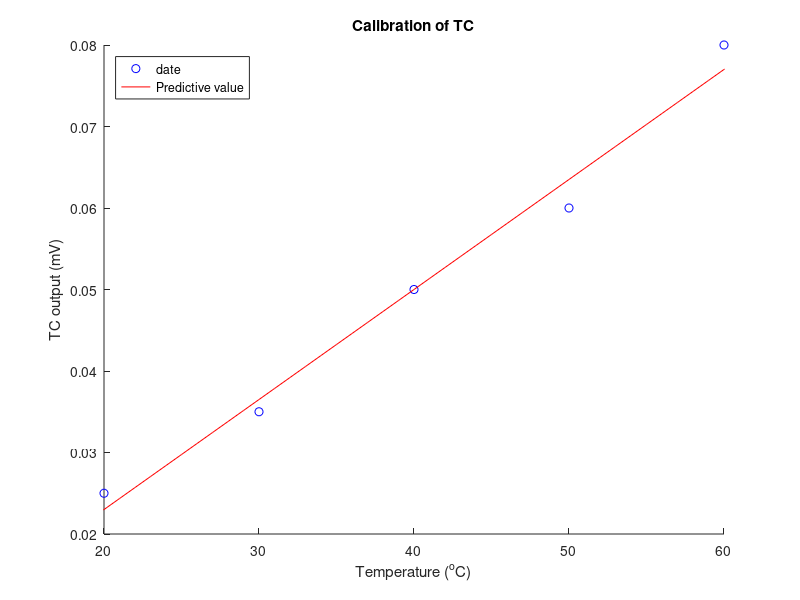

The MATLAB source for this figure:
% marks = [80 81 81 84 88 92 92 94 96 97];
% boxplot(marks);
% prctile(marks,[25 50 75])

%Skewness
%left skewed mean<median<mode
%right-skewed mode<median<mode
%symmetric mean = mode = median
% X = randn([10 3])*3;
% X(X(:,1)<0,1)= 0;
% X(X(:,3)>0,3) = 0;
% boxplot(X,{'Right-skewed','Symmetric','Left-skewed'});
% y = skewness(X)
% 
% %Kurtosis峰度
% %t-test
% load stockreturns;
% x1 = stocks(:,3);
% x2 = stocks(:,10);
% boxplot([x1,x2],{'3','10'});
% [h,p] = ttest2(x1,x2)

%Simple Linear Regression
%polynomial curve fitting
% x = [-1.2 -0.5 0.3 0.9 1.8 2.6 3.0 3.5];
% y = [-15.6 -8.5 2.2 4.5 6.6 8.2 8.9 10.0];
% fit = polyfit(x,y,1);
% xfit = [x(1):0.1:x(end)];
% yfit = fit(1)*xfit + fit(2);
% plot(x,y,'ro',xfit,yfit);
% set(gca,'FontSize',14);
% legend('data points','best-fit','location','southwest');

%Exercise
mV=[0.025 0.035 0.050 0.060 0.080];
t=[20 30 40 50 60];
p=polyfit(t,mV,1);
t1=10:1:70;
y1= polyval(p,t1);
hold on
plot(t,mV,'ob');
plot(t1,y1,'-r');
hold off
xlim([20 60]);
ylim([0.02 0.08]);
xlabel('Temperature (^oC)');
ylabel('TC output (mV)');
title('Calibration of TC');
legend('date','Predictive value','Location','northwest');






